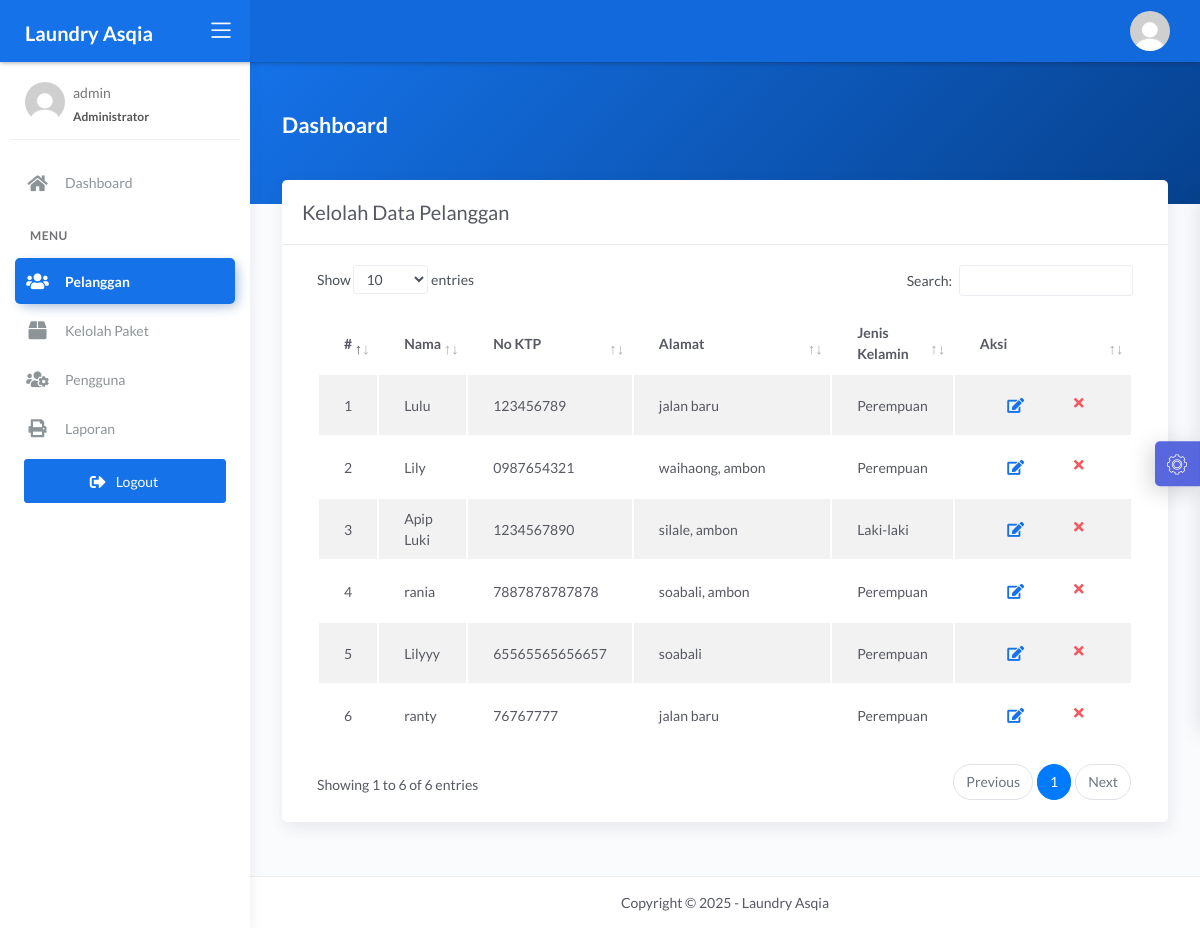
/admin/pelanggan.php (signed in), run on the app's committed database.
### tables this page shows
CREATE TABLE `pelanggan` (
  `id_pelanggan` int(11) NOT NULL,
  `nama_pelanggan` varchar(228) NOT NULL,
  `alamat_pelanggan` text NOT NULL,
  `jenis_kelamin` enum('L','P') NOT NULL,
  `telp_pelanggan` varchar(15) NOT NULL,
  `no_ktp` varchar(30) NOT NULL
);

### admin/pelanggan.php (the view, shortened to what this page needs)
<?php
$title = 'Kelolah Data Pelanggan';
require 'koneksi.php';
$query = 'SELECT * FROM pelanggan';
$data = mysqli_query($conn, $query);
require 'header.php';
?>
<div class="panel-header bg-primary-gradient">
    <div class="page-inner py-5">
        <div class="d-flex align-items-left align-items-md-center flex-column flex-md-row">
            <div>
                <h2 class="text-white pb-2 fw-bold">Dashboard</h2>
            </div>
        </div>
    </div>
</div>
<div class="page-inner mt--5">
    <diva class="row">
        <div class="col-md-12">
            <div class="card">
                <div class="card-header">
                    <div class="d-flex align-items-center">
                        <h4 class="card-title"><?= $title; ?></h4>
                    </div>
                </div>
                <div class="card-body">
                    <div class="table-responsive">
                        <table id="basic-datatables" class="display table table-striped table-hover">
                            <thead>
                                <tr>
                                    <th style="width: 7%">#</th>
                                    <th>Nama</th>
                                    <th style="width: 20%;">No KTP</th>
                                    <th style="width: 25%;">Alamat</th>
                                    <th style="width: 15%;">Jenis Kelamin</th>
                                    <th style="width: 10%">Aksi</th>
                                </tr>
                            </thead>
                            <tbody>
                                <?php
                                $no = 1;
                                if (mysqli_num_rows($data) > 0) {
                                    while ($plg = mysqli_fetch_assoc($data)) {
                                ?>
                                        <tr>
                                            <td><?= $no++; ?></td>
                                            <td><?= $plg['nama_pelanggan']; ?></td>
                                            <td><?= $plg['no_ktp']; ?></td>
                                            <td><?= $plg['alamat_pelanggan']; ?></td>
                                            <td><?php if ($plg['jenis_kelamin'] == 'L') {
                                                    echo "Laki-laki";
                                                } else {
                                                    echo "Perempuan";
                                                } ?>
                                            </td>
                                            <td>
                                                <div class="form-button-action">
                                                    <a href="edit_pelanggan.php?id=<?= $plg['id_pelanggan']; ?>" type="button" data-toggle="tooltip" title="" class="btn btn-link btn-primary btn-lg" data-original-title="Edit">
                                                        <i class="fa fa-edit"></i>
                                                    </a>
                                                    <a href="hapus_pelanggan.php?id=<?= $plg['id_pelanggan']; ?>" onclick="return confirm('Yakin hapus data?');" type="button" data-toggle="tooltip" title="" class="btn btn-link btn-danger" data-original-title="Hapus">
                                                        <i class="fa fa-times"></i>
                                                    </a>
                                                </div>
                                            </td>
                                        </tr>
                                <?php }
                                }
                                ?>
                            </tbody>
                        </table>
                    </div>
                </div>
            </div>
        </div>
</div>
</div>
<?php
require 'footer.php';
?>

### data on the page
pelanggan: nama_pelanggan "Lulu", no_ktp "123456789", alamat_pelanggan "jalan baru", jenis_kelamin "Perempuan"
pelanggan: nama_pelanggan "Lily", no_ktp "0987654321", alamat_pelanggan "waihaong, ambon", jenis_kelamin "Perempuan"
pelanggan: nama_pelanggan "Apip Luki", no_ktp "1234567890", alamat_pelanggan "silale, ambon", jenis_kelamin "Laki-laki"
pelanggan: nama_pelanggan "rania", no_ktp "7887878787878", alamat_pelanggan "soabali, ambon", jenis_kelamin "Perempuan"
pelanggan: nama_pelanggan "Lilyyy", no_ktp "65565565656657", alamat_pelanggan "soabali", jenis_kelamin "Perempuan"
pelanggan: nama_pelanggan "ranty", no_ktp "76767777", alamat_pelanggan "jalan baru", jenis_kelamin "Perempuan"

### other printed values
$_SESSION['username'] "admin"
$title "Kelolah Data Pelanggan"
